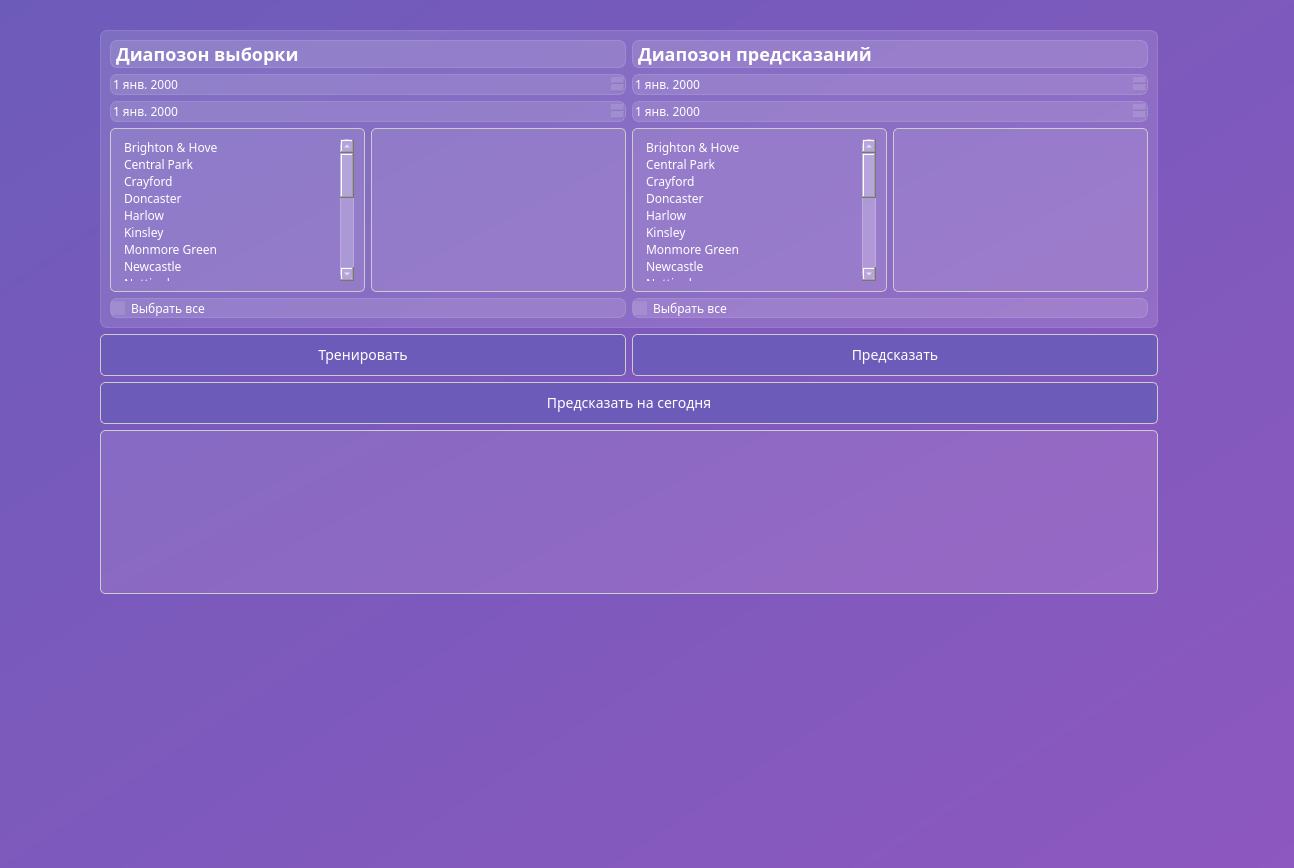
<?xml version="1.0" encoding="UTF-8"?>
<ui version="4.0">
 <class>MainWindow</class>
 <widget class="QMainWindow" name="MainWindow">
  <property name="geometry">
   <rect>
    <x>0</x>
    <y>0</y>
    <width>1294</width>
    <height>868</height>
   </rect>
  </property>
  <property name="font">
   <font>
    <family>Arial</family>
    <pointsize>12</pointsize>
    <bold>true</bold>
   </font>
  </property>
  <property name="windowTitle">
   <string>MainWindow</string>
  </property>
  <property name="styleSheet">
   <string notr="true">background-color: qlineargradient(spread:pad, x1:0, y1:0, x2:1, y2:1, stop:0 #6D5BBA, stop:1 #8D58BF);
color: #FFFFFF;
font-family: Arial, sans-serif;</string>
  </property>
  <property name="locale">
   <locale language="Russian" country="Ukraine"/>
  </property>
  <widget class="QWidget" name="centralwidget">
   <property name="styleSheet">
    <string notr="true">font-family: Noto Sans SC;</string>
   </property>
   <widget class="QWidget" name="layoutWidget">
    <property name="geometry">
     <rect>
      <x>100</x>
      <y>30</y>
      <width>1058</width>
      <height>564</height>
     </rect>
    </property>
    <layout class="QVBoxLayout" name="verticalLayout_5">
     <item>
      <layout class="QVBoxLayout" name="verticalLayout_4">
       <item>
        <layout class="QVBoxLayout" name="verticalLayout_3">
         <item>
          <widget class="QFrame" name="train_frame">
           <property name="styleSheet">
            <string notr="true">background-color: rgba(255, 255, 255, 30);
border: 1px solid rgba(255, 255, 255, 40);
border-radius: 7px;
</string>
           </property>
           <layout class="QHBoxLayout" name="horizontalLayout_3">
            <item>
             <layout class="QVBoxLayout" name="verticalLayout">
              <item>
               <widget class="QLabel" name="train_label">
                <property name="styleSheet">
                 <string notr="true">QLabel {
    font-size: 18px;
    font-weight: bold;
    color: #FFFFFF;
}</string>
                </property>
                <property name="text">
                 <string>Диапозон выборки</string>
                </property>
               </widget>
              </item>
              <item>
               <widget class="QDateEdit" name="start_date_train_wgt">
                <property name="styleSheet">
                 <string notr="true">QDateEdit {
    background-color: rgba(255, 255, 255, 0.1);
    border: 1px solid #CCCCCC;
    border-radius: 5px;
    padding: 5px;
    color: #FFFFFF;
}

QDateEdit::drop-down {
    subcontrol-origin: padding;
    subcontrol-position: top right;
    width: 15px;
    border-left-width: 1px;
    border-left-color: #CCCCCC;
    border-left-style: solid;
    border-top-right-radius: 3px;
    border-bottom-right-radius: 3px;
}

QDateEdit::down-arrow {
    image: url(C:\Users\milie\OneDrive\Рабочий стол\icons\arrow_down.svg);
    width: 10px;
    height: 10px;
}

QCalendarWidget {
    background-color: #6D5BBA;
    border: 1px solid #CCCCCC;
    border-radius: 5px;
}

QCalendarWidget QToolButton {
    color: #FFFFFF;
    background: none;
    border: none;
    margin: 0;
    padding: 5px;
}

QCalendarWidget QToolButton:hover {
    background-color: #8D58BF;
}

QCalendarWidget QMenu {
    background-color: #6D5BBA;
    color: #FFFFFF;
}

QCalendarWidget QSpinBox {
    background: none;
    color: #FFFFFF;
    selection-background-color: #8D58BF;
    selection-color: #FFFFFF;
}

QCalendarWidget QSpinBox::up-button, QCalendarWidget QSpinBox::down-button {
    subcontrol-origin: border;
    subcontrol-position: top right;
    width: 15px;
    border: none;
}

QCalendarWidget QSpinBox::up-arrow, QCalendarWidget QSpinBox::down-arrow {
    image: url(C:\Users\milie\OneDrive\Рабочий стол\icons\arrow_up.svg); 
    width: 10px;
    height: 10px;
}</string>
                </property>
               </widget>
              </item>
              <item>
               <widget class="QDateEdit" name="end_date_train_wgt">
                <property name="styleSheet">
                 <string notr="true">QDateEdit {
    background-color: rgba(255, 255, 255, 0.1);
    border: 1px solid #CCCCCC;
    border-radius: 5px;
    padding: 5px;
    color: #FFFFFF;
}

QDateEdit::drop-down {
    subcontrol-origin: padding;
    subcontrol-position: top right;
    width: 15px;
    border-left-width: 1px;
    border-left-color: #CCCCCC;
    border-left-style: solid;
    border-top-right-radius: 3px;
    border-bottom-right-radius: 3px;
}

QDateEdit::down-arrow {
    image: url(C:\Users\milie\OneDrive\Рабочий стол\icons\arrow_down.svg);
    width: 10px;
    height: 10px;
}

QCalendarWidget {
    background-color: #6D5BBA;
    border: 1px solid #CCCCCC;
    border-radius: 5px;
}

QCalendarWidget QToolButton {
    color: #FFFFFF;
    background: none;
    border: none;
    margin: 0;
    padding: 5px;
}

QCalendarWidget QToolButton:hover {
    background-color: #8D58BF;
}

QCalendarWidget QMenu {
    background-color: #6D5BBA;
    color: #FFFFFF;
}

QCalendarWidget QSpinBox {
    background: none;
    color: #FFFFFF;
    selection-background-color: #8D58BF;
    selection-color: #FFFFFF;
}

QCalendarWidget QSpinBox::up-button, QCalendarWidget QSpinBox::down-button {
    subcontrol-origin: border;
    subcontrol-position: top right;
    width: 15px;
    border: none;
}

QCalendarWidget QSpinBox::up-arrow, QCalendarWidget QSpinBox::down-arrow {
    image: url(C:\Users\milie\OneDrive\Рабочий стол\icons\arrow_up.svg); 
    width: 10px;
    height: 10px;
}</string>
                </property>
               </widget>
              </item>
              <item>
               <layout class="QHBoxLayout" name="horizontalLayout">
                <item>
                 <widget class="QListWidget" name="cities_wgt_1">
                  <property name="styleSheet">
                   <string notr="true">QLineEdit, QComboBox, QListWidget {
    background-color: rgba(255, 255, 255, 0.1);
    border: 1px solid #CCCCCC;
    border-radius: 5px;
    padding: 10px;
    color: #FFFFFF;
}</string>
                  </property>
                  <property name="autoScroll">
                   <bool>true</bool>
                  </property>
                  <item>
                   <property name="text">
                    <string>Brighton &amp; Hove</string>
                   </property>
                  </item>
                  <item>
                   <property name="text">
                    <string>Central Park</string>
                   </property>
                  </item>
                  <item>
                   <property name="text">
                    <string>Crayford</string>
                   </property>
                  </item>
                  <item>
                   <property name="text">
                    <string>Doncaster</string>
                   </property>
                  </item>
                  <item>
                   <property name="text">
                    <string>Harlow</string>
                   </property>
                  </item>
                  <item>
                   <property name="text">
                    <string>Kinsley</string>
                   </property>
                  </item>
                  <item>
                   <property name="text">
                    <string>Monmore Green</string>
                   </property>
                  </item>
                  <item>
                   <property name="text">
                    <string>Newcastle</string>
                   </property>
                  </item>
                  <item>
                   <property name="text">
                    <string>Nottingham</string>
                   </property>
                  </item>
                  <item>
                   <property name="text">
                    <string>Oxford</string>
                   </property>
                  </item>
                  <item>
                   <property name="text">
                    <string>Pelaw Grange</string>
                   </property>
                  </item>
                  <item>
                   <property name="text">
                    <string>Perry Barr</string>
                   </property>
                  </item>
                  <item>
                   <property name="text">
                    <string>Romford</string>
                   </property>
                  </item>
                  <item>
                   <property name="text">
                    <string>Sheffield</string>
                   </property>
                  </item>
                  <item>
                   <property name="text">
                    <string>Suffolk Downs</string>
                   </property>
                  </item>
                  <item>
                   <property name="text">
                    <string>Sunderland</string>
                   </property>
                  </item>
                  <item>
                   <property name="text">
                    <string>Swindon</string>
                   </property>
                  </item>
                  <item>
                   <property name="text">
                    <string>Towcester</string>
                   </property>
                  </item>
                  <item>
                   <property name="text">
                    <string>Valley</string>
                   </property>
                  </item>
                  <item>
                   <property name="text">
                    <string>Yarmouth</string>
                   </property>
                  </item>
                 </widget>
                </item>
                <item>
                 <widget class="QListWidget" name="distances_wgt_1">
                  <property name="styleSheet">
                   <string notr="true">QLineEdit, QComboBox, QListWidget {
    background-color: rgba(255, 255, 255, 0.1);
    border: 1px solid #CCCCCC;
    border-radius: 5px;
    padding: 10px;
    color: #FFFFFF;
}</string>
                  </property>
                  <property name="autoScroll">
                   <bool>true</bool>
                  </property>
                 </widget>
                </item>
               </layout>
              </item>
              <item>
               <widget class="QCheckBox" name="select_all_train">
                <property name="styleSheet">
                 <string notr="true">QCheckBox {
    color: #FFFFFF;
}
</string>
                </property>
                <property name="text">
                 <string>Выбрать все</string>
                </property>
               </widget>
              </item>
             </layout>
            </item>
            <item>
             <layout class="QVBoxLayout" name="verticalLayout_2">
              <item>
               <widget class="QLabel" name="pred_label">
                <property name="styleSheet">
                 <string notr="true">QLabel {
    font-size: 18px;
    font-weight: bold;
    color: #FFFFFF;
}</string>
                </property>
                <property name="text">
                 <string>Диапозон предсказаний</string>
                </property>
               </widget>
              </item>
              <item>
               <widget class="QDateEdit" name="start_date_pred_wgt">
                <property name="styleSheet">
                 <string notr="true">QDateEdit {
    background-color: rgba(255, 255, 255, 0.1);
    border: 1px solid #CCCCCC;
    border-radius: 5px;
    padding: 5px;
    color: #FFFFFF;
}

QDateEdit::drop-down {
    subcontrol-origin: padding;
    subcontrol-position: top right;
    width: 15px;
    border-left-width: 1px;
    border-left-color: #CCCCCC;
    border-left-style: solid;
    border-top-right-radius: 3px;
    border-bottom-right-radius: 3px;
}

QDateEdit::down-arrow {
    image: url(C:\Users\milie\OneDrive\Рабочий стол\icons\arrow_down.svg);
    width: 10px;
    height: 10px;
}

QCalendarWidget {
    background-color: #6D5BBA;
    border: 1px solid #CCCCCC;
    border-radius: 5px;
}

QCalendarWidget QToolButton {
    color: #FFFFFF;
    background: none;
    border: none;
    margin: 0;
    padding: 5px;
}

QCalendarWidget QToolButton:hover {
    background-color: #8D58BF;
}

QCalendarWidget QMenu {
    background-color: #6D5BBA;
    color: #FFFFFF;
}

QCalendarWidget QSpinBox {
    background: none;
    color: #FFFFFF;
    selection-background-color: #8D58BF;
    selection-color: #FFFFFF;
}

QCalendarWidget QSpinBox::up-button, QCalendarWidget QSpinBox::down-button {
    subcontrol-origin: border;
    subcontrol-position: top right;
    width: 15px;
    border: none;
}

QCalendarWidget QSpinBox::up-arrow, QCalendarWidget QSpinBox::down-arrow {
    image: url(C:\Users\milie\OneDrive\Рабочий стол\icons\arrow_up.svg); 
    width: 10px;
    height: 10px;
}</string>
                </property>
               </widget>
              </item>
              <item>
               <widget class="QDateEdit" name="end_date_pred_wgt">
                <property name="styleSheet">
                 <string notr="true">QDateEdit {
    background-color: rgba(255, 255, 255, 0.1);
    border: 1px solid #CCCCCC;
    border-radius: 5px;
    padding: 5px;
    color: #FFFFFF;
}

QDateEdit::drop-down {
    subcontrol-origin: padding;
    subcontrol-position: top right;
    width: 15px;
    border-left-width: 1px;
    border-left-color: #CCCCCC;
    border-left-style: solid;
    border-top-right-radius: 3px;
    border-bottom-right-radius: 3px;
}

QDateEdit::down-arrow {
    image: url(C:\Users\milie\OneDrive\Рабочий стол\icons\arrow_down.svg);
    width: 10px;
    height: 10px;
}

QCalendarWidget {
    background-color: #6D5BBA;
    border: 1px solid #CCCCCC;
    border-radius: 5px;
}

QCalendarWidget QToolButton {
    color: #FFFFFF;
    background: none;
    border: none;
    margin: 0;
    padding: 5px;
}

QCalendarWidget QToolButton:hover {
    background-color: #8D58BF;
}

QCalendarWidget QMenu {
    background-color: #6D5BBA;
    color: #FFFFFF;
}

QCalendarWidget QSpinBox {
    background: none;
    color: #FFFFFF;
    selection-background-color: #8D58BF;
    selection-color: #FFFFFF;
}

QCalendarWidget QSpinBox::up-button, QCalendarWidget QSpinBox::down-button {
    subcontrol-origin: border;
    subcontrol-position: top right;
    width: 15px;
    border: none;
}

QCalendarWidget QSpinBox::up-arrow, QCalendarWidget QSpinBox::down-arrow {
    image: url(C:\Users\milie\OneDrive\Рабочий стол\icons\arrow_up.svg); 
    width: 10px;
    height: 10px;
}</string>
                </property>
               </widget>
              </item>
              <item>
               <layout class="QHBoxLayout" name="horizontalLayout_2">
                <item>
                 <widget class="QListWidget" name="cities_2">
                  <property name="styleSheet">
                   <string notr="true">QLineEdit, QComboBox, QListWidget {
    background-color: rgba(255, 255, 255, 0.1);
    border: 1px solid #CCCCCC;
    border-radius: 5px;
    padding: 10px;
    color: #FFFFFF;
}</string>
                  </property>
                  <property name="autoScroll">
                   <bool>true</bool>
                  </property>
                  <item>
                   <property name="text">
                    <string>Brighton &amp; Hove</string>
                   </property>
                  </item>
                  <item>
                   <property name="text">
                    <string>Central Park</string>
                   </property>
                  </item>
                  <item>
                   <property name="text">
                    <string>Crayford</string>
                   </property>
                  </item>
                  <item>
                   <property name="text">
                    <string>Doncaster</string>
                   </property>
                  </item>
                  <item>
                   <property name="text">
                    <string>Harlow</string>
                   </property>
                  </item>
                  <item>
                   <property name="text">
                    <string>Kinsley</string>
                   </property>
                  </item>
                  <item>
                   <property name="text">
                    <string>Monmore Green</string>
                   </property>
                  </item>
                  <item>
                   <property name="text">
                    <string>Newcastle</string>
                   </property>
                  </item>
                  <item>
                   <property name="text">
                    <string>Nottingham</string>
                   </property>
                  </item>
                  <item>
                   <property name="text">
                    <string>Oxford</string>
                   </property>
                  </item>
                  <item>
                   <property name="text">
                    <string>Pelaw Grange</string>
                   </property>
                  </item>
                  <item>
                   <property name="text">
                    <string>Perry Barr</string>
                   </property>
                  </item>
                  <item>
                   <property name="text">
                    <string>Romford</string>
                   </property>
                  </item>
                  <item>
                   <property name="text">
                    <string>Sheffield</string>
                   </property>
                  </item>
                  <item>
                   <property name="text">
                    <string>Suffolk Downs</string>
                   </property>
                  </item>
                  <item>
                   <property name="text">
                    <string>Sunderland</string>
                   </property>
                  </item>
                  <item>
                   <property name="text">
                    <string>Swindon</string>
                   </property>
                  </item>
                  <item>
                   <property name="text">
                    <string>Towcester</string>
                   </property>
                  </item>
                  <item>
                   <property name="text">
                    <string>Valley</string>
                   </property>
                  </item>
                  <item>
                   <property name="text">
                    <string>Yarmouth</string>
                   </property>
                  </item>
                 </widget>
                </item>
                <item>
                 <widget class="QListWidget" name="listWidget_4">
                  <property name="styleSheet">
                   <string notr="true">QLineEdit, QComboBox, QListWidget {
    background-color: rgba(255, 255, 255, 0.1);
    border: 1px solid #CCCCCC;
    border-radius: 5px;
    padding: 10px;
    color: #FFFFFF;
}</string>
                  </property>
                  <property name="autoScroll">
                   <bool>true</bool>
                  </property>
                 </widget>
                </item>
               </layout>
              </item>
              <item>
               <widget class="QCheckBox" name="select_all_pred">
                <property name="styleSheet">
                 <string notr="true">QCheckBox {
    color: #FFFFFF;
}
</string>
                </property>
                <property name="text">
                 <string>Выбрать все</string>
                </property>
               </widget>
              </item>
             </layout>
            </item>
           </layout>
          </widget>
         </item>
         <item>
          <layout class="QHBoxLayout" name="horizontalLayout_4">
           <item>
            <widget class="QPushButton" name="train_btn">
             <property name="styleSheet">
              <string notr="true">QPushButton {
    background-color: #6D5BBA;
    border: 1px solid #CCCCCC;
    border-radius: 5px;
    padding: 10px;
    color: #FFFFFF;
    font-size: 14px;
}

QPushButton:hover {
    background-color: #8D58BF;
}</string>
             </property>
             <property name="text">
              <string>Тренировать</string>
             </property>
            </widget>
           </item>
           <item>
            <widget class="QPushButton" name="predict_btn">
             <property name="styleSheet">
              <string notr="true">QPushButton {
    background-color: #6D5BBA;
    border: 1px solid #CCCCCC;
    border-radius: 5px;
    padding: 10px;
    color: #FFFFFF;
    font-size: 14px;
}

QPushButton:hover {
    background-color: #8D58BF;
}</string>
             </property>
             <property name="text">
              <string>Предсказать</string>
             </property>
            </widget>
           </item>
          </layout>
         </item>
        </layout>
       </item>
       <item>
        <widget class="QPushButton" name="today_predict_btn">
         <property name="styleSheet">
          <string notr="true">QPushButton {
    background-color: #6D5BBA;
    border: 1px solid #CCCCCC;
    border-radius: 5px;
    padding: 10px;
    color: #FFFFFF;
    font-size: 14px;
}

QPushButton:hover {
    background-color: #8D58BF;
}</string>
         </property>
         <property name="text">
          <string>Предсказать на сегодня</string>
         </property>
        </widget>
       </item>
      </layout>
     </item>
     <item>
      <widget class="QListWidget" name="info_list_wgt">
       <property name="styleSheet">
        <string notr="true">QLineEdit, QComboBox, QListWidget {
    background-color: rgba(255, 255, 255, 0.1);
    border: 1px solid #CCCCCC;
    border-radius: 5px;
    padding: 10px;
    color: #FFFFFF;
}</string>
       </property>
       <property name="spacing">
        <number>1</number>
       </property>
      </widget>
     </item>
    </layout>
   </widget>
  </widget>
 </widget>
 <resources/>
 <connections/>
</ui>
